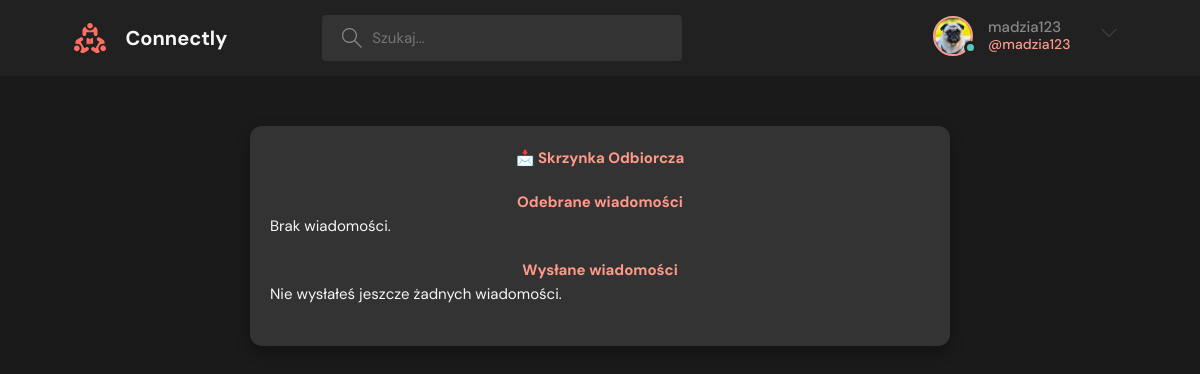
The app's page /inbox/ (signed in), older data.
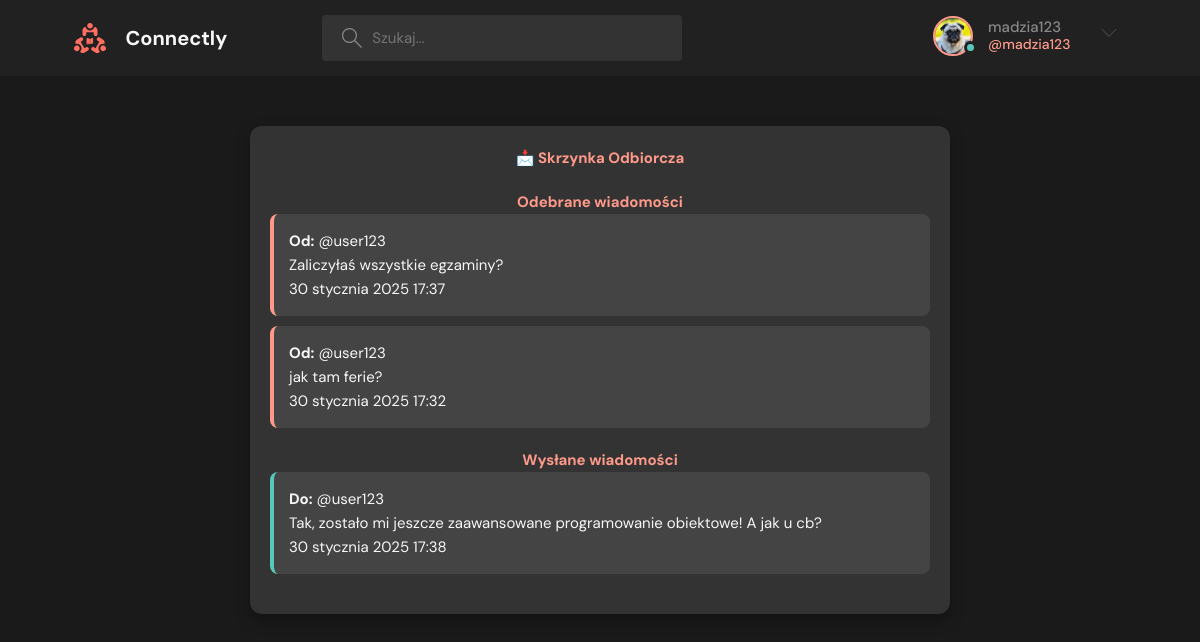
The same page, newer data.
### base/models.py (models this page shows, shortened)
class DirectMessage(models.Model):
    sender = models.ForeignKey(User, on_delete=models.CASCADE, related_name="sent_messages")
    receiver = models.ForeignKey(User, on_delete=models.CASCADE, related_name="received_messages")
    message = models.TextField()
    timestamp = models.DateTimeField(auto_now_add=True)
    is_read = models.BooleanField(default=False)

class User(AbstractUser):
    name = models.CharField(max_length=200, null=True)
    email = models.EmailField(unique=True, null=True)
    bio = models.TextField(null=True)
    avatar = models.ImageField(null=True, default="photo1.jpg")
    USERNAME_FIELD = 'email'
    REQUIRED_FIELDS = []

### base/views.py (the view)
# urls.py: path('inbox/', views.inbox, name='inbox'),
@login_required(login_url='login')
def inbox(request):
    messages_received = DirectMessage.objects.filter(receiver=request.user).order_by('-timestamp')
    messages_sent = DirectMessage.objects.filter(sender=request.user).order_by('-timestamp')
    users = User.objects.exclude(id=request.user.id)
    context = {
        'messages_received': messages_received,
        'messages_sent': messages_sent,
        'users': users
    }
    return render(request, 'base/inbox.html', context)

### base/templates/base/inbox.html
{% extends 'main.html' %}
{% block content %}
    <div class="messages-container">
        <h2>📩 Skrzynka Odbiorcza</h2>
        <div class="messages-section">
            <h3>Odebrane wiadomości</h3>
            {% for msg in messages_received %}
                <div class="message-card">
                    <p><strong>Od:</strong> @{{ msg.sender.username }}</p>
                    <p>{{ msg.message }}</p>
                    <small>{{ msg.timestamp }}</small>
                </div>
            {% empty %}
                <p>Brak wiadomości.</p>
            {% endfor %}
        </div>
        <div class="messages-section">
            <h3>Wysłane wiadomości</h3>
            {% for msg in messages_sent %}
                <div class="message-card sent">
                    <p><strong>Do:</strong> @{{ msg.receiver.username }}</p>
                    <p>{{ msg.message }}</p>
                    <small>{{ msg.timestamp }}</small>
                </div>
            {% empty %}
                <p>Nie wysłałeś jeszcze żadnych wiadomości.</p>
            {% endfor %}
        </div>
    </div>
{% endblock %}

Row changes from the older to the newer data that the page shows:
added DirectMessage: sender.username "user123", message "Zaliczyłaś wszystkie egzaminy?", timestamp "30 stycznia 2025 17:37", shown under "Odebrane wiadomości"
added DirectMessage: sender.username "user123", message "jak tam ferie?", timestamp "30 stycznia 2025 17:32", shown under "Odebrane wiadomości"
added DirectMessage: receiver.username "user123", message "Tak, zostało mi jeszcze zaawansowane programowanie obiektowe! A jak u cb?", timestamp "30 stycznia 2025 17:38", shown under "Wysłane wiadomości"
Text that changed along with them:
text no longer shown: "Brak wiadomości. Nie wysłałeś jeszcze żadnych wiadomości."
